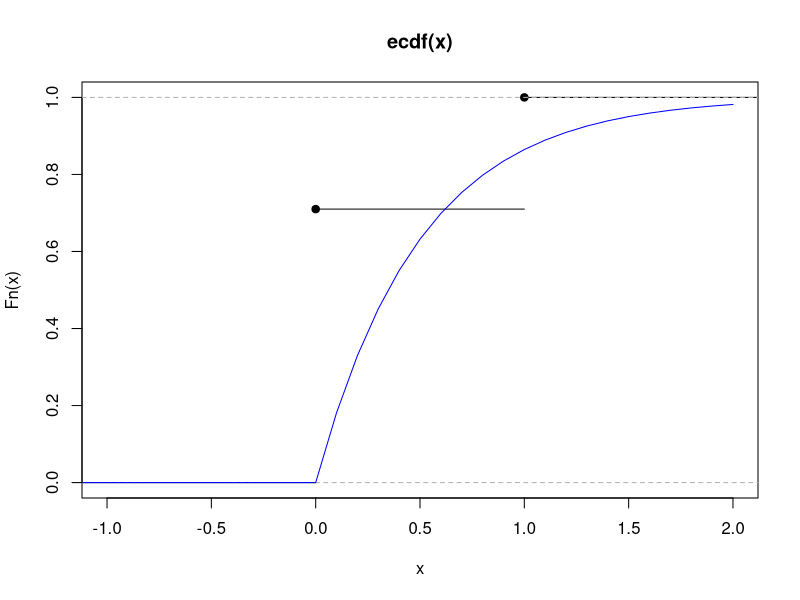

R code for this plot:
p <- .3
x <- sample(0:1, 100, replace=T, prob=c(1-p, p))
ks.test(x, function(t) pexp(t, rate=2))

plot(ecdf(x))
mgrid <- seq(-2,2,by=.1)
lines(mgrid, pexp(mgrid,2), col="blue")